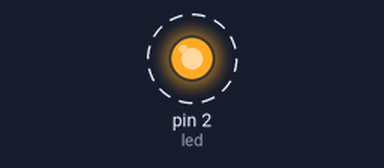
Bench run of a sketch on a simulated Arduino Uno, built with avr-gcc and run on an emulated ATmega328P. Shown: output pins drawn as LEDs (lit = HIGH). Dashed ring = blinking.

Above: at 0.2 s.
Timing chart, 0 to 3.0 s (numbered marks = the images above):
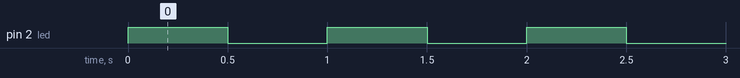

Measured:
- by itself, pin 2 (led): alternates HIGH for 0.50 s and LOW for 0.50 s

The sketch:

sus_aug18a.ino
```cpp
int led = 2;
void setup() {
  pinMode(led, OUTPUT);
}

void loop() {
  digitalWrite(led, 1);
  delay(500);
  digitalWrite(led, 0);
  delay(500);
}  //it shouldn't working LOL
   //i have no idea how the fuck this fucking script is working first try LOL🤣
   //why the fuck you are still reading this
   //ไปทำงานไป๊
   //รออะไรอยู่
```
